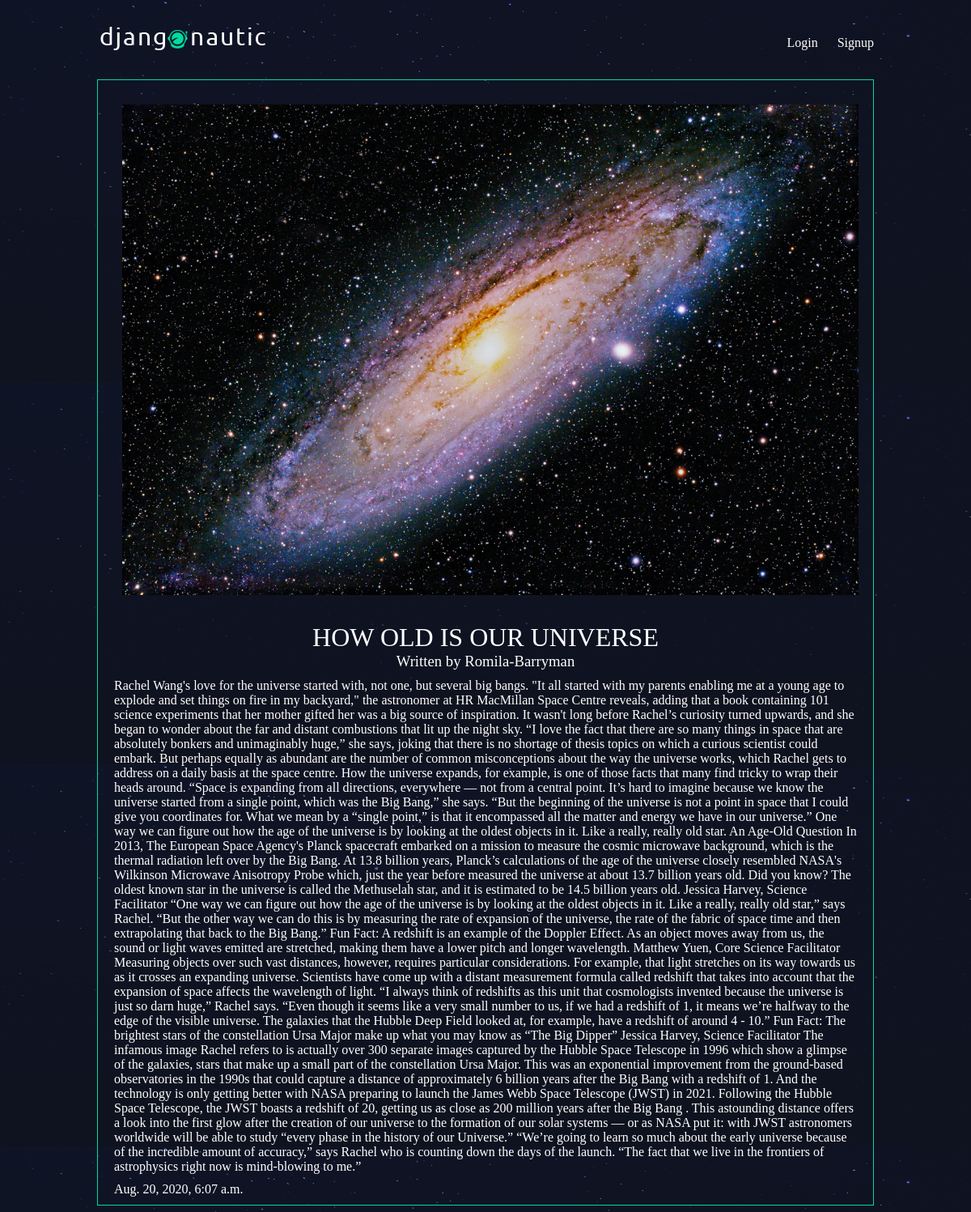
The app's page /articles/how-old-is-our-universe/ with its own data.
### articles/models.py (models this page shows, shortened)
class Article(models.Model):
    title= models.CharField(max_length=100)
    slug = models.SlugField()
    body= models.TextField()
    date = models.DateTimeField(auto_now_add=True)
    thumb = models.ImageField(default='default.jpg',blank=True)
    author=models.ForeignKey(User,default=None,on_delete=models.CASCADE,)

### articles/views.py (the view)
# urls.py: url(r'^(?P<slug>[\w-]+)/$', views.article_detail,name='detail'),
def article_detail(request,slug):
    article = Article.objects.get(slug=slug)
    return render(request, 'articles/article_detail.html', { 'article': article })

### articles/templates/articles/article_detail.html
{% extends 'base_layout.html' %}
{% block content %}
<div class="article-detail">
  <div class="article">
    <img src="{{ article.thumb.url }}" />
    <h2>{{ article.title }}</h2>
    <h3>Written by {{ article.author.username }}</h3>
    <p>{{article.body}}</p>
    <p>{{article.date}}</p>
  </div>
</div>
{% endblock %}

### assets/styles.css (style rules this page uses)
body { background-color: #0f121f; background-image: url(/static/stars.png); color: #fff; }
body * { font-family: Ubuntu; }
h1, h2, h3, h4, h5 { font-weight: normal; margin: 0; }
.article { padding: 10px; border: 1px solid #00dba0; position: relative; padding-bottom: 40px; }
.article h2 { font-size: 1.2em; }
.article-detail .article { padding: 0; }
.article-detail .article img { width: 95%; max-width: 100%; padding: 30px; }
.article-detail .article h2 { text-align: center; margin: 20 auto; font-size: 2em; }
.article-detail .article h3 { text-align: center; }
.article-detail .article p { margin: 10px 20px }

### records on screen
Article: thumb (picture), title "HOW OLD IS OUR UNIVERSE", author.username "Romila-Barryman", body "Rachel Wang's love for the universe started with, not one, but several big bangs. \"It all started with my parents enabling me at a young age to explode and set things on fire in my backyard,\" the astronomer at HR MacMillan Space Centre reveals, adding that a book containing 101 science experiments that her mother gifted her was a big source of inspiration. It wasn't long before Rachel’s curiosity turned upwards, and she began to wonder about the far and distant combustions that lit up the night sky. “I love the fact that there are so many things in space that are absolutely bonkers and unimaginably huge,” she says, joking that there is no shortage of thesis topics on which a curious…", date "Aug. 20, 2020, 6:07 a.m."
